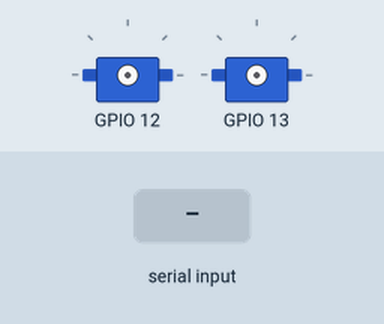
The program below on a simulated Raspberry Pi (BCM pin numbers). On the bench: 2 × servo. The test bench sets the inputs (shaded band). Servo angles are drawn from the pulse width (0.5 ms = 0°, 2.5 ms = 180°); what the program prints to the terminal is not drawn.

Above: at 1.2 s.
1.3 s: "1" typed at the terminal, then Enter
2.8 s: "0" typed at the terminal, then Enter
At 5.1 s:
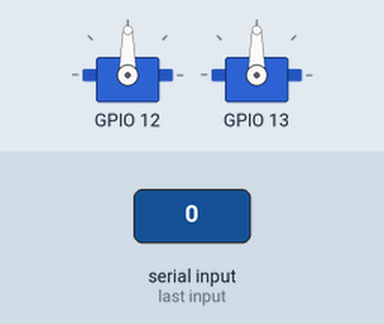
Timing chart, 0 to 6.6 s (numbered marks = the images above; inputs shaded):
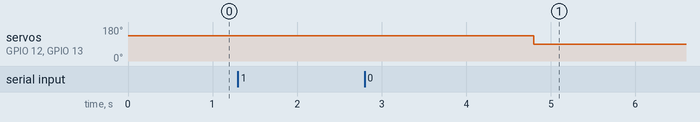

Measured:
- after the input at 2.8 s, servo on GPIO 12, servo on GPIO 13: 135° → 90° after 2.0 s

The program:

full_zerosetting.py
```python
import lgpio
import time


# ============================================================
# GPIO設定
# ============================================================

GPIO12 = 12
GPIO13 = 13

FREQUENCY = 50

# ESCのスロットル範囲
FULL_THROTTLE = 2000   # フルスロットル
NEUTRAL = 1500         # ニュートラル


# ============================================================
# GPIO chip
# ============================================================

h = lgpio.gpiochip_open(0)


# ============================================================
# PWM出力関数
# ============================================================

def set_pulse(pulse_us):

    lgpio.tx_servo(
        h,
        GPIO12,
        pulse_us,
        FREQUENCY,
        0,
        0
    )

    lgpio.tx_servo(
        h,
        GPIO13,
        pulse_us,
        FREQUENCY,
        0,
        0
    )

    print(
        f"\rGPIO12 = {pulse_us} us    "
        f"GPIO13 = {pulse_us} us",
        end="",
        flush=True
    )


# ============================================================
# キャリブレーション
# ============================================================

try:

    print("========================================")
    print("      ESC スロットル範囲校正")
    print("========================================")
    print()
    print("⚠ 安全のため履帯を浮かせてください。")
    print("⚠ ESCにバッテリーを接続する前に実行してください。")
    print()
    print("このプログラムは最初に")
    print(f"{FULL_THROTTLE} us（フルスロットル）")
    print("を出力し続けます。")
    print()

    input(
        "準備ができたら Enter を押してください。"
        "\n"
    )

    # --------------------------------------------------------
    # STEP 1
    # フルスロットルを先に出す
    # --------------------------------------------------------

    print()
    print("STEP 1")
    print("フルスロットル信号を出力します。")
    print(f"{FULL_THROTTLE} us")

    set_pulse(FULL_THROTTLE)

    print()
    print()
    print("今、この状態でESCのバッテリーを接続してください。")
    print()

    input(
        "バッテリーを接続したら Enter を押してください。"
    )

    # --------------------------------------------------------
    # STEP 2
    # 接続後2秒待つ
    # --------------------------------------------------------

    print()
    print("ESCの認識待ち...")
    print("2秒待機します。")

    time.sleep(2.0)

    print()
    print("2秒経過しました。")

    # --------------------------------------------------------
    # STEP 3
    # ニュートラルへ
    # --------------------------------------------------------

    print()
    print("STEP 2")
    print("ニュートラル信号へ切り替えます。")
    print(f"{NEUTRAL} us")

    set_pulse(NEUTRAL)

    print()
    print()
    print("ESCのLEDを確認してください。")
    print("フルスロットル確認 → 2回点滅")
    print("ニュートラル確認     → 3回点滅")
    print()
    print("3回点滅すれば校正完了です。")
    print()

    # --------------------------------------------------------
    # ニュートラルを維持
    # --------------------------------------------------------

    while True:

        time.sleep(1)


except KeyboardInterrupt:

    print("\n\n終了します。")


finally:

    # ========================================================
    # ESCをニュートラルにしてから終了
    # ========================================================

    print()
    print("ニュートラル信号を出します。")

    set_pulse(NEUTRAL)

    time.sleep(1)

    # PWM停止
    lgpio.tx_servo(
        h,
        GPIO12,
        0,
        0,
        0,
        0
    )

    lgpio.tx_servo(
        h,
        GPIO13,
        0,
        0,
        0,
        0
    )

    lgpio.gpiochip_close(h)

    print()
    print("終了しました。")
```
